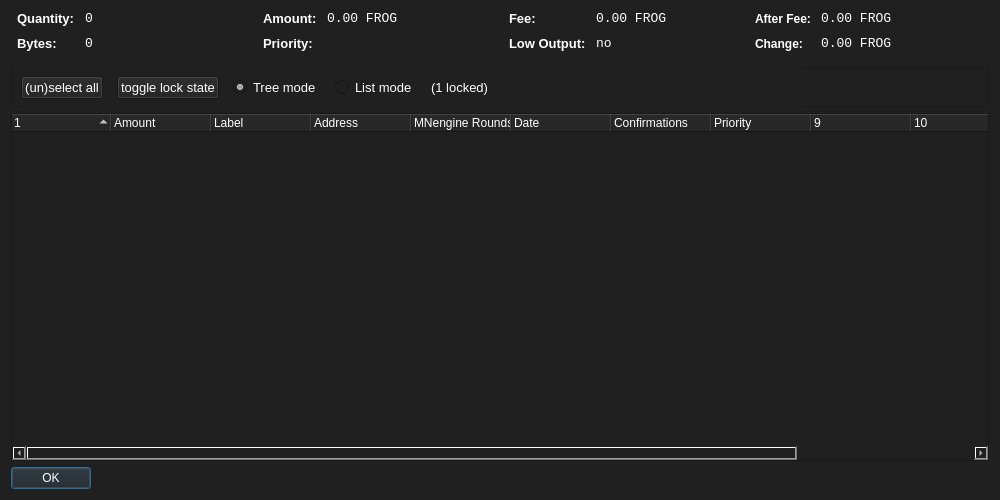
<?xml version="1.0" encoding="UTF-8"?>
<ui version="4.0">
 <class>CoinControlDialog</class>
 <widget class="QDialog" name="CoinControlDialog">
  <property name="geometry">
   <rect>
    <x>0</x>
    <y>0</y>
    <width>1000</width>
    <height>500</height>
   </rect>
  </property>
  <property name="windowTitle">
   <string>Coin Control</string>
  </property>
  <property name="styleSheet">
   <string notr="true">background-color: rgb(32, 32, 32);
color: rgb(255, 255, 255);</string>
  </property>
  <layout class="QVBoxLayout" name="verticalLayout">
   <item>
    <layout class="QHBoxLayout" name="horizontalLayoutTop" stretch="0,0,0,0">
     <property name="topMargin">
      <number>0</number>
     </property>
     <property name="bottomMargin">
      <number>10</number>
     </property>
     <item>
      <layout class="QFormLayout" name="formLayoutCoinControl1">
       <property name="horizontalSpacing">
        <number>10</number>
       </property>
       <property name="verticalSpacing">
        <number>10</number>
       </property>
       <property name="leftMargin">
        <number>6</number>
       </property>
       <property name="rightMargin">
        <number>6</number>
       </property>
       <item row="0" column="0">
        <widget class="QLabel" name="labelCoinControlQuantityText">
         <property name="font">
          <font>
           <pointsize>10</pointsize>
           <weight>75</weight>
           <bold>true</bold>
          </font>
         </property>
         <property name="styleSheet">
          <string notr="true">font-weight:bold;</string>
         </property>
         <property name="text">
          <string>Quantity:</string>
         </property>
        </widget>
       </item>
       <item row="0" column="1">
        <widget class="QLabel" name="labelCoinControlQuantity">
         <property name="font">
          <font>
           <family>Monospace</family>
           <pointsize>10</pointsize>
          </font>
         </property>
         <property name="cursor">
          <cursorShape>IBeamCursor</cursorShape>
         </property>
         <property name="contextMenuPolicy">
          <enum>Qt::ActionsContextMenu</enum>
         </property>
         <property name="text">
          <string notr="true">0</string>
         </property>
         <property name="textInteractionFlags">
          <set>Qt::LinksAccessibleByMouse|Qt::TextSelectableByKeyboard|Qt::TextSelectableByMouse</set>
         </property>
        </widget>
       </item>
       <item row="1" column="0">
        <widget class="QLabel" name="labelCoinControlBytesText">
         <property name="font">
          <font>
           <pointsize>10</pointsize>
           <weight>75</weight>
           <bold>true</bold>
          </font>
         </property>
         <property name="styleSheet">
          <string notr="true">font-weight:bold;</string>
         </property>
         <property name="text">
          <string>Bytes:</string>
         </property>
        </widget>
       </item>
       <item row="1" column="1">
        <widget class="QLabel" name="labelCoinControlBytes">
         <property name="font">
          <font>
           <family>Monospace</family>
           <pointsize>10</pointsize>
          </font>
         </property>
         <property name="cursor">
          <cursorShape>IBeamCursor</cursorShape>
         </property>
         <property name="contextMenuPolicy">
          <enum>Qt::ActionsContextMenu</enum>
         </property>
         <property name="text">
          <string notr="true">0</string>
         </property>
         <property name="textInteractionFlags">
          <set>Qt::LinksAccessibleByMouse|Qt::TextSelectableByKeyboard|Qt::TextSelectableByMouse</set>
         </property>
        </widget>
       </item>
      </layout>
     </item>
     <item>
      <layout class="QFormLayout" name="formLayoutCoinControl2">
       <property name="horizontalSpacing">
        <number>10</number>
       </property>
       <property name="verticalSpacing">
        <number>10</number>
       </property>
       <property name="leftMargin">
        <number>6</number>
       </property>
       <property name="rightMargin">
        <number>6</number>
       </property>
       <item row="0" column="0">
        <widget class="QLabel" name="labelCoinControlAmountText">
         <property name="font">
          <font>
           <pointsize>10</pointsize>
           <weight>75</weight>
           <bold>true</bold>
          </font>
         </property>
         <property name="styleSheet">
          <string notr="true">font-weight:bold;</string>
         </property>
         <property name="text">
          <string>Amount:</string>
         </property>
        </widget>
       </item>
       <item row="0" column="1">
        <widget class="QLabel" name="labelCoinControlAmount">
         <property name="font">
          <font>
           <family>Monospace</family>
           <pointsize>10</pointsize>
          </font>
         </property>
         <property name="cursor">
          <cursorShape>IBeamCursor</cursorShape>
         </property>
         <property name="contextMenuPolicy">
          <enum>Qt::ActionsContextMenu</enum>
         </property>
         <property name="text">
          <string notr="true">0.00 FROG</string>
         </property>
         <property name="textInteractionFlags">
          <set>Qt::LinksAccessibleByMouse|Qt::TextSelectableByKeyboard|Qt::TextSelectableByMouse</set>
         </property>
        </widget>
       </item>
       <item row="1" column="0">
        <widget class="QLabel" name="labelCoinControlPriorityText">
         <property name="font">
          <font>
           <pointsize>10</pointsize>
           <weight>75</weight>
           <bold>true</bold>
          </font>
         </property>
         <property name="styleSheet">
          <string notr="true">font-weight:bold;</string>
         </property>
         <property name="text">
          <string>Priority:</string>
         </property>
        </widget>
       </item>
       <item row="1" column="1">
        <widget class="QLabel" name="labelCoinControlPriority">
         <property name="font">
          <font>
           <family>Monospace</family>
           <pointsize>10</pointsize>
          </font>
         </property>
         <property name="cursor">
          <cursorShape>IBeamCursor</cursorShape>
         </property>
         <property name="contextMenuPolicy">
          <enum>Qt::ActionsContextMenu</enum>
         </property>
         <property name="text">
          <string/>
         </property>
         <property name="textInteractionFlags">
          <set>Qt::LinksAccessibleByMouse|Qt::TextSelectableByKeyboard|Qt::TextSelectableByMouse</set>
         </property>
        </widget>
       </item>
      </layout>
     </item>
     <item>
      <layout class="QFormLayout" name="formLayoutCoinControl3">
       <property name="horizontalSpacing">
        <number>10</number>
       </property>
       <property name="verticalSpacing">
        <number>10</number>
       </property>
       <property name="leftMargin">
        <number>6</number>
       </property>
       <property name="rightMargin">
        <number>6</number>
       </property>
       <item row="0" column="0">
        <widget class="QLabel" name="labelCoinControlFeeText">
         <property name="font">
          <font>
           <pointsize>10</pointsize>
           <weight>75</weight>
           <bold>true</bold>
          </font>
         </property>
         <property name="styleSheet">
          <string notr="true">font-weight:bold;</string>
         </property>
         <property name="text">
          <string>Fee:</string>
         </property>
        </widget>
       </item>
       <item row="0" column="1">
        <widget class="QLabel" name="labelCoinControlFee">
         <property name="font">
          <font>
           <family>Monospace</family>
           <pointsize>10</pointsize>
          </font>
         </property>
         <property name="cursor">
          <cursorShape>IBeamCursor</cursorShape>
         </property>
         <property name="contextMenuPolicy">
          <enum>Qt::ActionsContextMenu</enum>
         </property>
         <property name="text">
          <string notr="true">0.00 FROG</string>
         </property>
         <property name="textInteractionFlags">
          <set>Qt::LinksAccessibleByMouse|Qt::TextSelectableByKeyboard|Qt::TextSelectableByMouse</set>
         </property>
        </widget>
       </item>
       <item row="1" column="0">
        <widget class="QLabel" name="labelCoinControlLowOutputText">
         <property name="enabled">
          <bool>false</bool>
         </property>
         <property name="font">
          <font>
           <pointsize>10</pointsize>
           <weight>75</weight>
           <bold>true</bold>
          </font>
         </property>
         <property name="styleSheet">
          <string notr="true">font-weight:bold;</string>
         </property>
         <property name="text">
          <string>Low Output:</string>
         </property>
        </widget>
       </item>
       <item row="1" column="1">
        <widget class="QLabel" name="labelCoinControlLowOutput">
         <property name="enabled">
          <bool>false</bool>
         </property>
         <property name="font">
          <font>
           <family>Monospace</family>
           <pointsize>10</pointsize>
          </font>
         </property>
         <property name="cursor">
          <cursorShape>IBeamCursor</cursorShape>
         </property>
         <property name="contextMenuPolicy">
          <enum>Qt::ActionsContextMenu</enum>
         </property>
         <property name="text">
          <string notr="true">no</string>
         </property>
         <property name="textInteractionFlags">
          <set>Qt::LinksAccessibleByMouse|Qt::TextSelectableByKeyboard|Qt::TextSelectableByMouse</set>
         </property>
        </widget>
       </item>
      </layout>
     </item>
     <item>
      <layout class="QFormLayout" name="formLayoutCoinControl4">
       <property name="horizontalSpacing">
        <number>10</number>
       </property>
       <property name="verticalSpacing">
        <number>10</number>
       </property>
       <property name="leftMargin">
        <number>6</number>
       </property>
       <property name="rightMargin">
        <number>6</number>
       </property>
       <item row="0" column="0">
        <widget class="QLabel" name="labelCoinControlAfterFeeText">
         <property name="styleSheet">
          <string notr="true">font-weight:bold;</string>
         </property>
         <property name="text">
          <string>After Fee:</string>
         </property>
        </widget>
       </item>
       <item row="0" column="1">
        <widget class="QLabel" name="labelCoinControlAfterFee">
         <property name="font">
          <font>
           <family>Monospace</family>
           <pointsize>10</pointsize>
          </font>
         </property>
         <property name="cursor">
          <cursorShape>IBeamCursor</cursorShape>
         </property>
         <property name="contextMenuPolicy">
          <enum>Qt::ActionsContextMenu</enum>
         </property>
         <property name="text">
          <string notr="true">0.00 FROG</string>
         </property>
         <property name="textInteractionFlags">
          <set>Qt::LinksAccessibleByMouse|Qt::TextSelectableByKeyboard|Qt::TextSelectableByMouse</set>
         </property>
        </widget>
       </item>
       <item row="1" column="0">
        <widget class="QLabel" name="labelCoinControlChangeText">
         <property name="enabled">
          <bool>false</bool>
         </property>
         <property name="styleSheet">
          <string notr="true">font-weight:bold;</string>
         </property>
         <property name="text">
          <string>Change:</string>
         </property>
        </widget>
       </item>
       <item row="1" column="1">
        <widget class="QLabel" name="labelCoinControlChange">
         <property name="enabled">
          <bool>false</bool>
         </property>
         <property name="font">
          <font>
           <family>Monospace</family>
           <pointsize>10</pointsize>
          </font>
         </property>
         <property name="cursor">
          <cursorShape>IBeamCursor</cursorShape>
         </property>
         <property name="contextMenuPolicy">
          <enum>Qt::ActionsContextMenu</enum>
         </property>
         <property name="text">
          <string notr="true">0.00 FROG</string>
         </property>
         <property name="textInteractionFlags">
          <set>Qt::LinksAccessibleByMouse|Qt::TextSelectableByKeyboard|Qt::TextSelectableByMouse</set>
         </property>
        </widget>
       </item>
      </layout>
     </item>
    </layout>
   </item>
   <item>
    <widget class="QFrame" name="frame">
     <property name="minimumSize">
      <size>
       <width>0</width>
       <height>40</height>
      </size>
     </property>
     <property name="frameShape">
      <enum>QFrame::StyledPanel</enum>
     </property>
     <property name="frameShadow">
      <enum>QFrame::Sunken</enum>
     </property>
     <widget class="QWidget" name="horizontalLayoutWidget">
      <property name="geometry">
       <rect>
        <x>10</x>
        <y>0</y>
        <width>781</width>
        <height>41</height>
       </rect>
      </property>
      <layout class="QHBoxLayout" name="horizontalLayoutPanel" stretch="0,0,0,0,0,0">
       <property name="spacing">
        <number>14</number>
       </property>
       <item>
        <widget class="QPushButton" name="pushButtonSelectAll">
         <property name="sizePolicy">
          <sizepolicy hsizetype="Maximum" vsizetype="Fixed">
           <horstretch>0</horstretch>
           <verstretch>0</verstretch>
          </sizepolicy>
         </property>
         <property name="font">
          <font>
           <pointsize>10</pointsize>
          </font>
         </property>
         <property name="text">
          <string>(un)select all</string>
         </property>
        </widget>
       </item>
       <item>
        <widget class="QPushButton" name="pushButtonToggleLock">
         <property name="sizePolicy">
          <sizepolicy hsizetype="Maximum" vsizetype="Fixed">
           <horstretch>0</horstretch>
           <verstretch>0</verstretch>
          </sizepolicy>
         </property>
         <property name="font">
          <font>
           <pointsize>10</pointsize>
          </font>
         </property>
         <property name="text">
          <string>toggle lock state</string>
         </property>
         <property name="autoDefault">
          <bool>false</bool>
         </property>
        </widget>
       </item>
       <item>
        <widget class="QRadioButton" name="radioTreeMode">
         <property name="sizePolicy">
          <sizepolicy hsizetype="Maximum" vsizetype="Fixed">
           <horstretch>0</horstretch>
           <verstretch>0</verstretch>
          </sizepolicy>
         </property>
         <property name="font">
          <font>
           <pointsize>10</pointsize>
          </font>
         </property>
         <property name="text">
          <string>Tree mode</string>
         </property>
         <property name="checked">
          <bool>true</bool>
         </property>
        </widget>
       </item>
       <item>
        <widget class="QRadioButton" name="radioListMode">
         <property name="sizePolicy">
          <sizepolicy hsizetype="Maximum" vsizetype="Fixed">
           <horstretch>0</horstretch>
           <verstretch>0</verstretch>
          </sizepolicy>
         </property>
         <property name="font">
          <font>
           <pointsize>10</pointsize>
          </font>
         </property>
         <property name="text">
          <string>List mode</string>
         </property>
        </widget>
       </item>
       <item>
        <widget class="QLabel" name="labelLocked">
         <property name="font">
          <font>
           <pointsize>10</pointsize>
          </font>
         </property>
         <property name="text">
          <string>(1 locked)</string>
         </property>
        </widget>
       </item>
       <item>
        <spacer name="horizontalSpacer">
         <property name="orientation">
          <enum>Qt::Horizontal</enum>
         </property>
         <property name="sizeHint" stdset="0">
          <size>
           <width>40</width>
           <height>20</height>
          </size>
         </property>
        </spacer>
       </item>
      </layout>
     </widget>
    </widget>
   </item>
   <item>
    <widget class="CoinControlTreeWidget" name="treeWidget">
     <property name="font">
      <font>
       <pointsize>10</pointsize>
      </font>
     </property>
     <property name="contextMenuPolicy">
      <enum>Qt::CustomContextMenu</enum>
     </property>
     <property name="sortingEnabled">
      <bool>false</bool>
     </property>
     <property name="columnCount">
      <number>12</number>
     </property>
     <attribute name="headerShowSortIndicator" stdset="0">
      <bool>true</bool>
     </attribute>
     <attribute name="headerStretchLastSection">
      <bool>false</bool>
     </attribute>
     <column>
      <property name="text">
       <string/>
      </property>
     </column>
     <column>
      <property name="text">
       <string>Amount</string>
      </property>
     </column>
     <column>
      <property name="text">
       <string>Label</string>
      </property>
     </column>
     <column>
      <property name="text">
       <string>Address</string>
      </property>
     </column>
     <column>
      <property name="text">
       <string>MNengine Rounds</string>
      </property>
     </column>
     <column>
      <property name="text">
       <string>Date</string>
      </property>
     </column>
     <column>
      <property name="text">
       <string>Confirmations</string>
      </property>
      <property name="toolTip">
       <string>Confirmed</string>
      </property>
     </column>
     <column>
      <property name="text">
       <string>Priority</string>
      </property>
     </column>
     <column>
      <property name="text">
       <string/>
      </property>
     </column>
     <column>
      <property name="text">
       <string/>
      </property>
     </column>
     <column>
      <property name="text">
       <string/>
      </property>
     </column>
     <column>
      <property name="text">
       <string/>
      </property>
     </column>
    </widget>
   </item>
   <item>
    <widget class="QDialogButtonBox" name="buttonBox">
     <property name="sizePolicy">
      <sizepolicy hsizetype="Maximum" vsizetype="Fixed">
       <horstretch>0</horstretch>
       <verstretch>0</verstretch>
      </sizepolicy>
     </property>
     <property name="font">
      <font>
       <pointsize>10</pointsize>
      </font>
     </property>
     <property name="orientation">
      <enum>Qt::Horizontal</enum>
     </property>
     <property name="standardButtons">
      <set>QDialogButtonBox::Ok</set>
     </property>
    </widget>
   </item>
  </layout>
 </widget>
 <customwidgets>
  <customwidget>
   <class>CoinControlTreeWidget</class>
   <extends>QTreeWidget</extends>
   <header>coincontroltreewidget.h</header>
  </customwidget>
 </customwidgets>
 <resources/>
 <connections/>
</ui>
